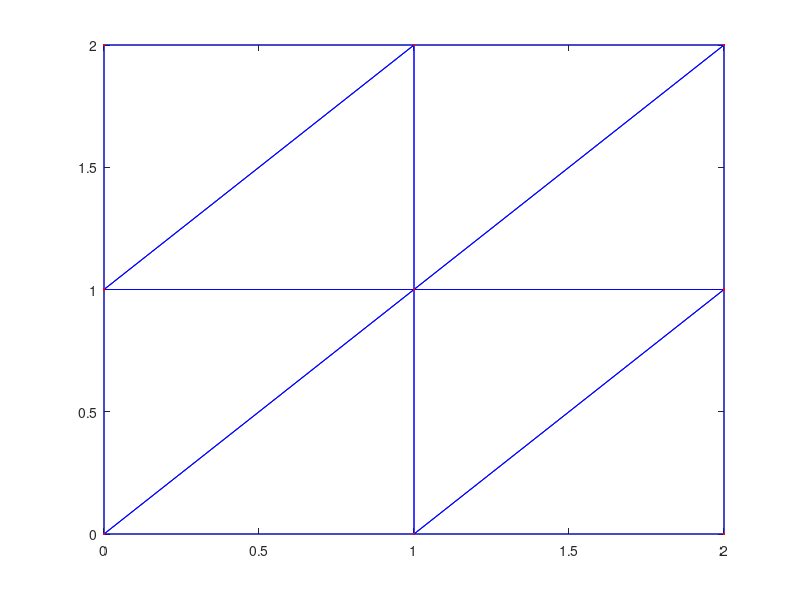

Recreate this plot in MATLAB.
% Script that plot the Delaunay triangulation stocked in the files
% 'Triangles.csv' and 'Points.csv' : 
%       - 'Triangles.csv'   = matrix of size n*3. Each row correspond to a
%       triangle; and each colomn is the indice of the point in the file
%       'Points.csv'
%       - 'Points.csv'      = matrix of size m*2. Each row correspond to a
%       point; the first and the second column are the X and Y coordinate 
%       of the point.
%

Triangles   = load('Triangles.csv');
Points      = load('Points.csv');

[a b] = size(Triangles);
[c d] = size(Points);

figure();
for i=1:a %on parcours les triangles
    A=[Points(Triangles(i,1),1) Points(Triangles(i,2),1) Points(Triangles(i,3),1) Points(Triangles(i,1),1)]; 
    B=[Points(Triangles(i,1),2) Points(Triangles(i,2),2) Points(Triangles(i,3),2) Points(Triangles(i,1),2)]; 
    plot(A,B,'b'); hold on;
end

for i=1:c
   plot(Points(i,1),Points(i,2),'r.') ;
end